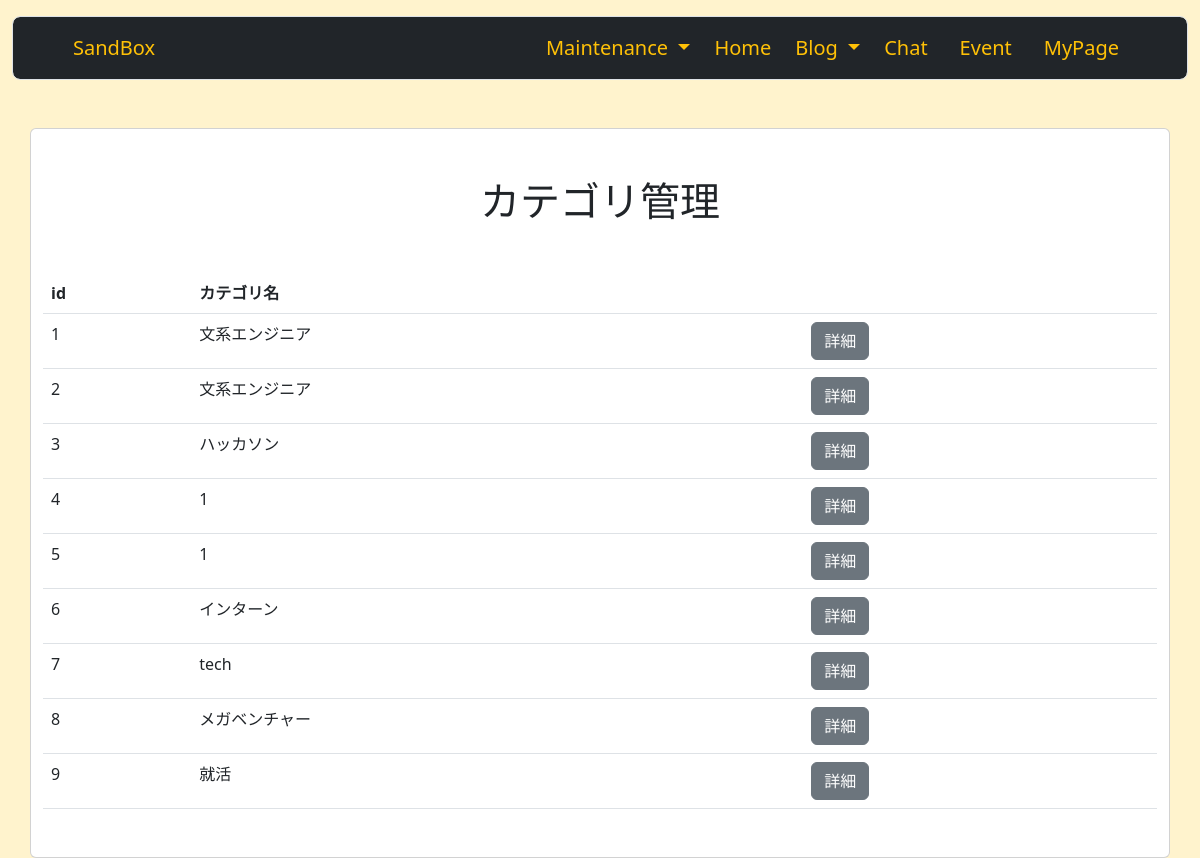
/category_maintenance (signed in), run on an earlier commit of the app's database.
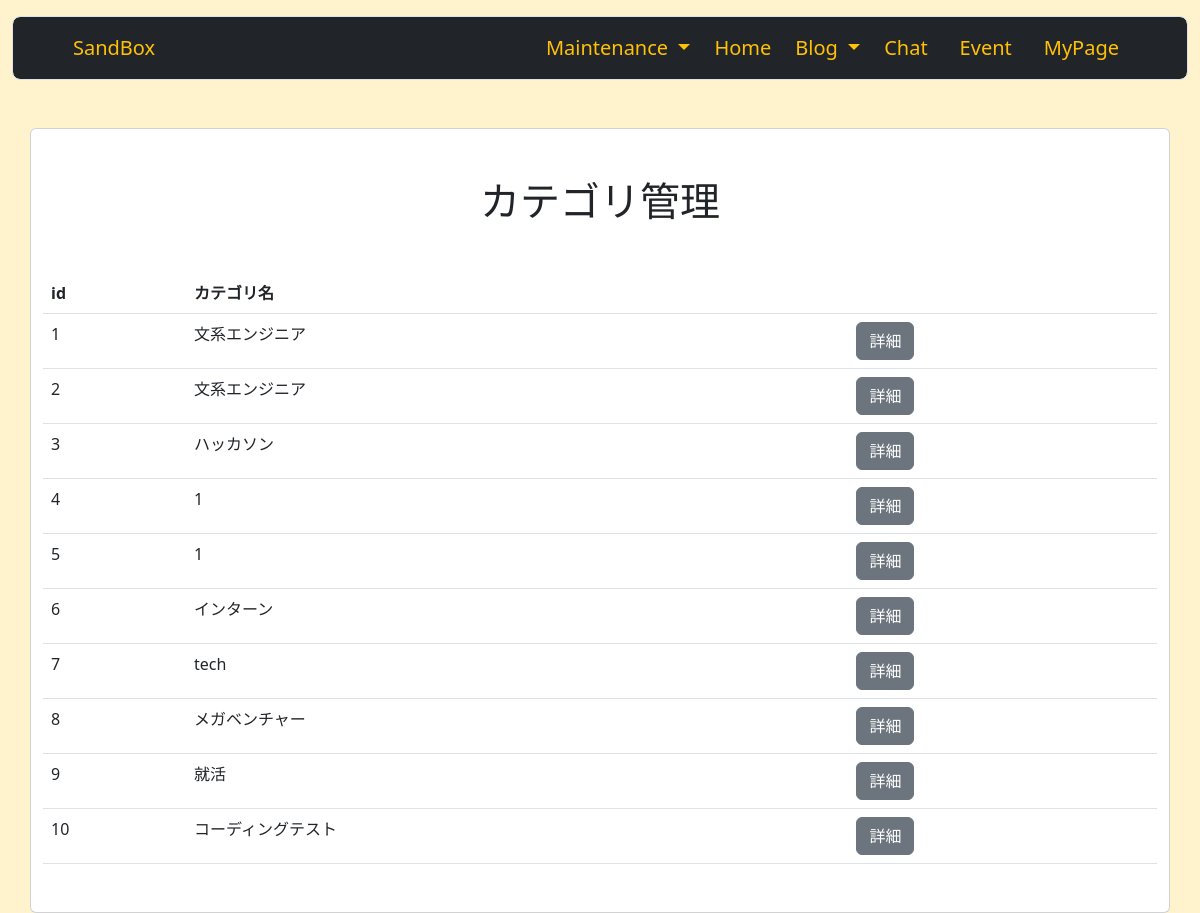
And on a later commit of the database.
### sandbox_system/models.py (models this page shows, shortened)
class BlogCategory(db.Model):
    __tablename__ = 'blog_category'
    id = db.Column(db.Integer, primary_key=True)
    category = db.Column(db.String(140))
    blogs = db.relationship('Blog', backref='blogcategory', lazy='dynamic')

### sandbox_system/blogs/view.py (the view)
@blogs.route('/category_maintenance')
@login_required
def category_maintenance():
    if not current_user.is_administrator():
        abort(403)
    page = request.args.get('page', 1, type=int)
    categories = BlogCategory.query.order_by(BlogCategory.id).paginate(page=page, per_page=10)
    return render_template('maintenance/category_maintenance.html', categories=categories)

### sandbox_system/__init__.py (called while the page is built)
@event.listens_for(Engine, "connect")
def set_sqlite_pragma(dbapi_connection, connection_record):
    cursor = dbapi_connection.cursor()
    cursor.execute("PRAGMA foreign_keys=ON")
    cursor.close()

### sandbox_system/models.py (called while the page is built)
@login_manager.user_loader
def load_user(user_id):
    return User.query.get(user_id)

    def is_administrator(self):
        if self.administrator == '1':
            return 1
        else:
            return 0

### sandbox_system/templates/maintenance/category_maintenance.html
{% extends 'base.html' %}
{% block content %}
<div class="container">
    <div class="row">
        <div class="card">
            <h1 class="text-center my-5">カテゴリ管理</h1>
            <table class="table mb-5">
                <thead>
                <tr>
                    <th>id</th>
                    <th>カテゴリ名</th>
                    <th></th>
                </tr>
                </thead>
                {% for category in categories.items %}
                <tbody>
                <tr>
                    <td>{{ category.id }}</td>
                    <td>{{ category.category }}</td>
                    <td><a href="{{ url_for('blogs.category_blog', blog_category_id=category.id) }}" class="btn btn-secondary">詳細</a></td>
                </tr>
                </tbody>
                {% endfor %}
            </table>
        </div>
    </div>
</div>
{% endblock %}

What changed in the data, as far as the page shows it:
added BlogCategory: id "10", category "コーディングテスト"
